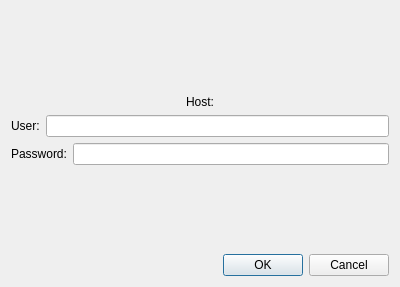
<?xml version="1.0" encoding="UTF-8"?>
<ui version="4.0">
 <class>CDlgUserPassword</class>
 <widget class="QDialog" name="CDlgUserPassword">
  <property name="geometry">
   <rect>
    <x>0</x>
    <y>0</y>
    <width>400</width>
    <height>287</height>
   </rect>
  </property>
  <property name="windowTitle">
   <string>Dialog</string>
  </property>
  <layout class="QGridLayout" name="gridLayout">
   <item row="1" column="0">
    <layout class="QVBoxLayout" name="verticalLayout">
     <item>
      <widget class="QLabel" name="lbText">
       <property name="text">
        <string>Host:</string>
       </property>
       <property name="scaledContents">
        <bool>false</bool>
       </property>
       <property name="alignment">
        <set>Qt::AlignCenter</set>
       </property>
      </widget>
     </item>
     <item>
      <layout class="QHBoxLayout" name="horizontalLayout_2">
       <item>
        <widget class="QLabel" name="label">
         <property name="text">
          <string>User:</string>
         </property>
        </widget>
       </item>
       <item>
        <widget class="QLineEdit" name="leUser"/>
       </item>
      </layout>
     </item>
    </layout>
   </item>
   <item row="2" column="0">
    <layout class="QHBoxLayout" name="horizontalLayout">
     <item>
      <widget class="QLabel" name="label_2">
       <property name="text">
        <string>Password:</string>
       </property>
      </widget>
     </item>
     <item>
      <widget class="QLineEdit" name="lePassowrd">
       <property name="echoMode">
        <enum>QLineEdit::Password</enum>
       </property>
      </widget>
     </item>
    </layout>
   </item>
   <item row="5" column="0">
    <widget class="QDialogButtonBox" name="buttonBox">
     <property name="orientation">
      <enum>Qt::Horizontal</enum>
     </property>
     <property name="standardButtons">
      <set>QDialogButtonBox::Cancel|QDialogButtonBox::Ok</set>
     </property>
    </widget>
   </item>
   <item row="3" column="0">
    <spacer name="verticalSpacer">
     <property name="orientation">
      <enum>Qt::Vertical</enum>
     </property>
     <property name="sizeHint" stdset="0">
      <size>
       <width>20</width>
       <height>40</height>
      </size>
     </property>
    </spacer>
   </item>
   <item row="0" column="0">
    <spacer name="verticalSpacer_2">
     <property name="orientation">
      <enum>Qt::Vertical</enum>
     </property>
     <property name="sizeHint" stdset="0">
      <size>
       <width>20</width>
       <height>40</height>
      </size>
     </property>
    </spacer>
   </item>
  </layout>
 </widget>
 <resources/>
 <connections>
  <connection>
   <sender>buttonBox</sender>
   <signal>accepted()</signal>
   <receiver>CDlgUserPassword</receiver>
   <slot>accept()</slot>
   <hints>
    <hint type="sourcelabel">
     <x>248</x>
     <y>254</y>
    </hint>
    <hint type="destinationlabel">
     <x>157</x>
     <y>274</y>
    </hint>
   </hints>
  </connection>
  <connection>
   <sender>buttonBox</sender>
   <signal>rejected()</signal>
   <receiver>CDlgUserPassword</receiver>
   <slot>reject()</slot>
   <hints>
    <hint type="sourcelabel">
     <x>316</x>
     <y>260</y>
    </hint>
    <hint type="destinationlabel">
     <x>286</x>
     <y>274</y>
    </hint>
   </hints>
  </connection>
 </connections>
</ui>
